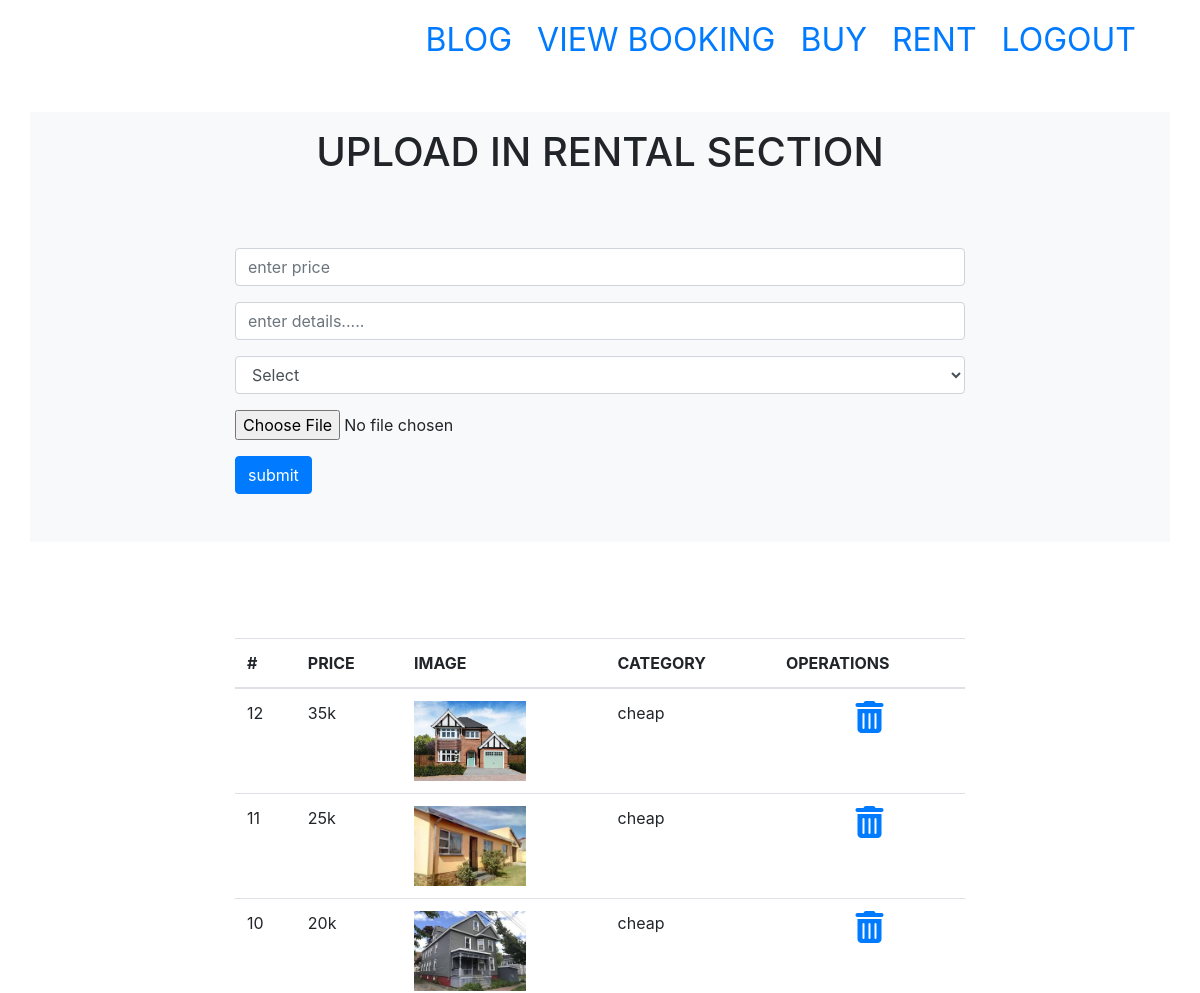
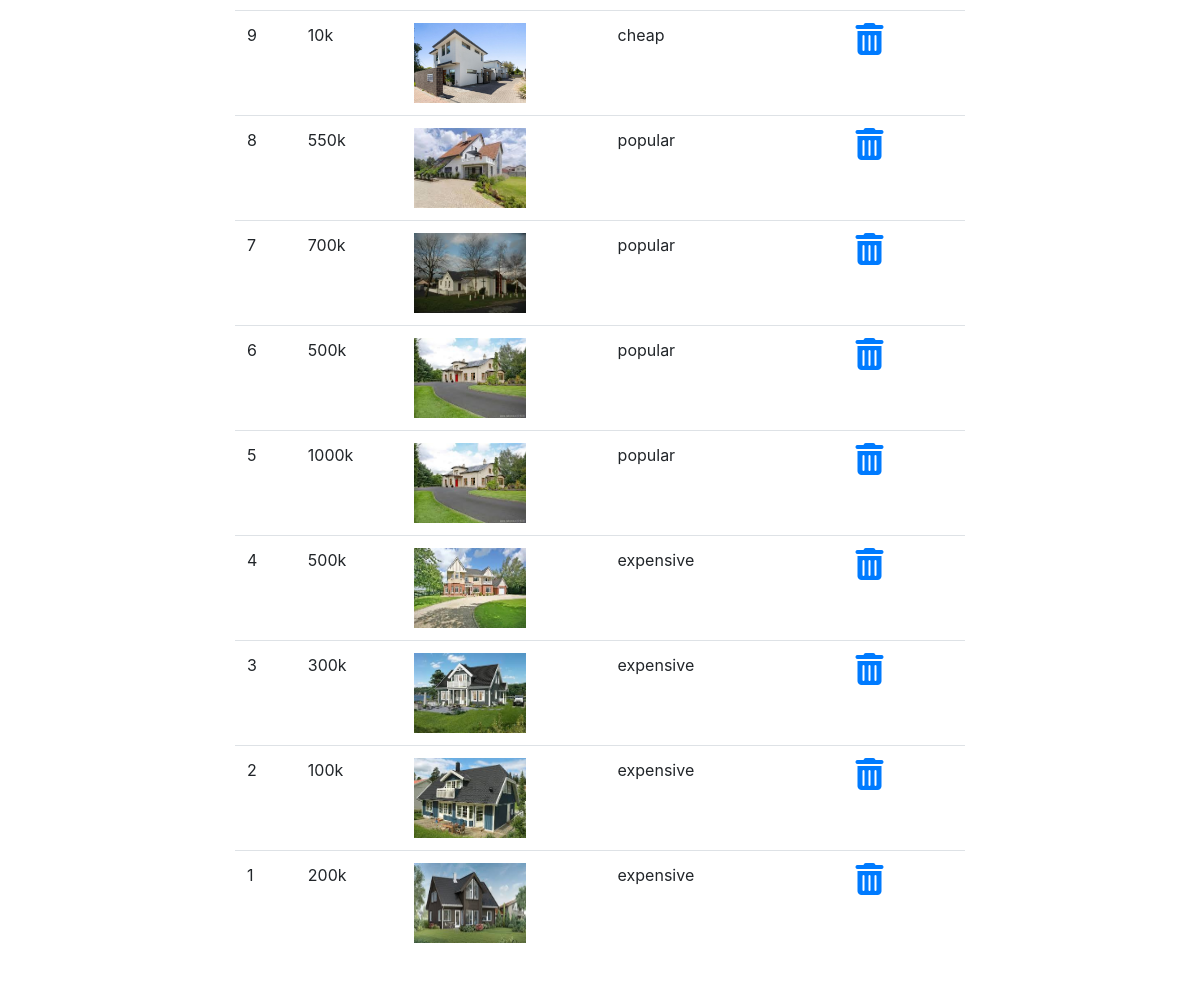
/admin/admin_rent.php, run on the app's committed database (2 pictures, top to bottom).
### tables this page shows
CREATE TABLE `rent_house` (
  `id` int(10) NOT NULL,
  `price` text NOT NULL,
  `detail` text NOT NULL,
  `image` text NOT NULL,
  `category` text NOT NULL
);

### admin/admin_rent.php (the view, shortened to what this page needs)
<?php
    require_once ("db.php");
?>
<!DOCTYPE html>
<html lang="en">
<head>
    <link rel="stylesheet" href="../css/bootstrap.min.css">
</head>
<body>
<div class="text-right mr-5 my-3 text-uppercase ">
<ul style="list-style-type:none;font-size:2rem;">
<li class="mr-3" style="display:inline-block;"><a href="upload.php">Blog</a></li>
<li class="mr-3" style="display:inline-block;"><a href="view.php">View Booking</a></li>
<li class="mr-3" style="display:inline-block;"><a href="admin_buy.php">buy</a></li>
<li class="mr-3" style="display:inline-block;"><a href="admin_rent.php">rent</a></li>
<li class="mr-3" style="display:inline-block;"><a href="logout.php">logout</a></li>
</ul>
</div>
<div class="container my-5 bg-light">
    <h1 class="text-center text-uppercase py-3">upload in rental section</h1>
    <div class="row py-5">
    <div class="col-8 mx-auto">
    <form action="admin_rent.php" method="post" enctype="multipart/form-data">
    <div class="form-group">
    <input type="text" name="price" placeholder="enter price" class="form-control" required>
    </div>
    <div class="form-group">
    <input type="text" name="detail" placeholder="enter details....." class="form-control"  required>
    </div>
    <div class="form-group">
    <select name="category" id="category" class="form-control" required>
    <option value="">Select</option>
    </select>
    </div>
    <div class="form-group">
    <input type="file" name="image" >
    </div>
    <button class="btn btn-primary" name="submit">
    submit</button>
    </form>
    </div>
</div>
</div>
<div class="container py-5">
<div class="row">
<div class="col-8 mx-auto">
<div class="table-responsive">
    <table class="table">
    <thead class="text-uppercase">
    <th>#</th>
    <th>price</th>
    <th>image</th>
    <th>category</th>
    <th>operations</th>
    </thead>
    <tbody>
    <?php
    $q = mysqli_query($db, "SELECT * FROM rent_house ORDER BY id DESC");
    $n = mysqli_num_rows($q);
    if($n>0) {
        while($r = mysqli_fetch_array($q)) {
    ?>
    <tr>
    <td><?php echo $r['id']; ?></td>
    <td><?php echo $r['price']; ?></td>
    <td><img src="img/<?php echo $r['image']; ?>" alt="" style="width:7rem;height:5rem;"></td>
    <td><?php echo $r['category']; ?></td>
    <td class="text-center"><a href="delete_rent.php?d=<?php echo $r['id'] ?>"><i class="fa fa-trash" aria-hidden="true" style="font-size:2rem;">
    </i></a></td>
    </tr>
    <?php
        }
    }
    ?>
    </tbody>
    </table>
    </div>
</div>
</div>
</div>
</body>
</html>

### data on the page
rent_house: id "12", price "35k", image (picture), category "cheap"
rent_house: id "11", price "25k", image (picture), category "cheap"
rent_house: id "10", price "20k", image (picture), category "cheap"
rent_house: id "9", price "10k", image (picture), category "cheap"
rent_house: id "8", price "550k", image (picture), category "popular"
rent_house: id "7", price "700k", image (picture), category "popular"
rent_house: id "6", price "500k", image (picture), category "popular"
rent_house: id "5", price "1000k", image (picture), category "popular"
rent_house: id "4", price "500k", image (picture), category "expensive"
rent_house: id "3", price "300k", image (picture), category "expensive"
rent_house: id "2", price "100k", image (picture), category "expensive"
rent_house: id "1", price "200k", image (picture), category "expensive"
